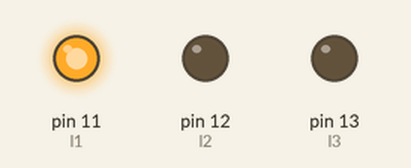
Simulated run of this sketch. Board: Arduino Uno, built with avr-gcc and run on an emulated ATmega328P. Shown: output pins drawn as LEDs (lit = HIGH).

Above: at 0.5 s.
At 1.5 s:
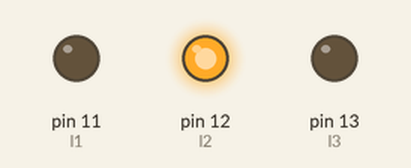
At 2.5 s:
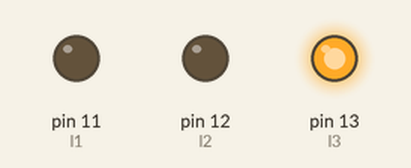
At 3.5 s:
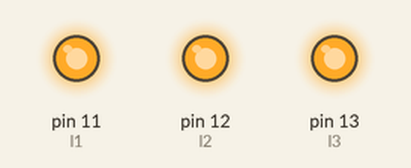
At 4.5 s:
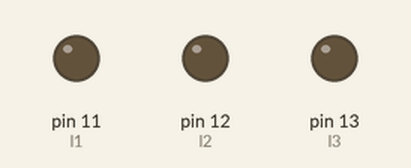
Timing chart, 0 to 6.5 s (numbered marks = the images above):
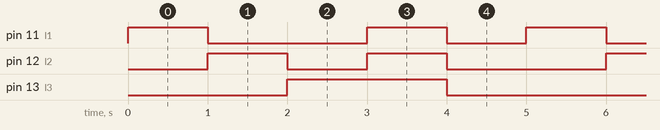

The sketch:

02_Multiple_LEDs.ino
```cpp
int l1=11, l2=12, l3=13;

void setup() {
  pinMode(l1, OUTPUT);
  pinMode(l2, OUTPUT);
  pinMode(l3, OUTPUT);
}

void loop() {
  digitalWrite(l1, HIGH);
  digitalWrite(l2, LOW);
  digitalWrite(l3, LOW);
  delay(1000);

  digitalWrite(l1, LOW);
  digitalWrite(l2, HIGH);
  digitalWrite(l3, LOW);
  delay(1000);

  digitalWrite(l1, LOW);
  digitalWrite(l2, LOW);
  digitalWrite(l3, HIGH);
  delay(1000);

  digitalWrite(l1, HIGH);
  digitalWrite(l2, HIGH);
  digitalWrite(l3, HIGH);
  delay(1000);

  digitalWrite(l1, LOW);
  digitalWrite(l2, LOW);
  digitalWrite(l3, LOW);
  delay(1000);
}
```

Measured:
- by itself, pin 11 (l1): repeats every 5.0 s: LOW 2.0 s, HIGH 1.0 s, LOW 1.0 s, HIGH 1.0 s
- by itself, pin 12 (l2): repeats every 5.0 s: LOW 1.0 s, HIGH 1.0 s, LOW 2.0 s, HIGH 1.0 s
- by itself, pin 13 (l3): alternates HIGH for 2.0 s and LOW for 3.0 s
